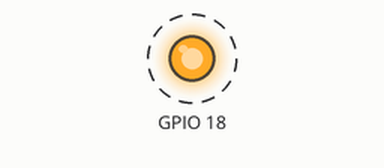
Simulated run of this sketch. Board: ESP32. Parts: output pins drawn as LEDs (lit = HIGH). Dashed ring = blinking. What the sketch prints to the serial monitor is not drawn.

Above: at 0.2 s.
Timing chart, 0 to 3.0 s (numbered marks = the images above):
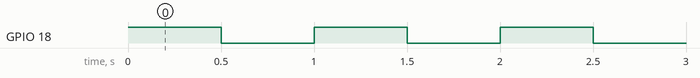

The sketch:

blink.ino
```cpp
/*
 * This ESP32 code is created by esp32io.com
 *
 * This ESP32 code is released in the public domain
 *
 * For more detail (instruction and wiring diagram), visit https://esp32io.com/tutorials/esp32-led-blink
 */

// the setup function runs once when you press reset or power the board
void setup() {
  // initialize digital pin GPIO18 as an output.
  pinMode(18, OUTPUT);
  Serial.begin(9600);
}

// the loop function runs over and over again forever
void loop() {
  digitalWrite(18, HIGH); // turn the LED on
  Serial.write("Hello World");
  delay(500);             // wait for 500 milliseconds
  digitalWrite(18, LOW);  // turn the LED off
  delay(500);             // wait for 500 milliseconds
}
```

Measured:
- by itself, GPIO 18: alternates HIGH for 0.50 s and LOW for 0.50 s
